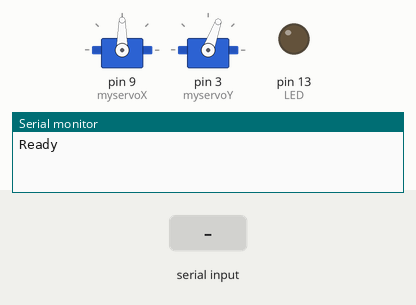
A sketch run on a simulated Arduino Uno, built with avr-gcc and run on an emulated ATmega328P. Shown: 2 × servo, output pins drawn as LEDs (lit = HIGH), the last lines printed to the serial monitor. The test bench sets the inputs (shaded band).

Above: at 1.2 s.
1.3 s: "90,45\n" received over Serial
At 2.1 s:
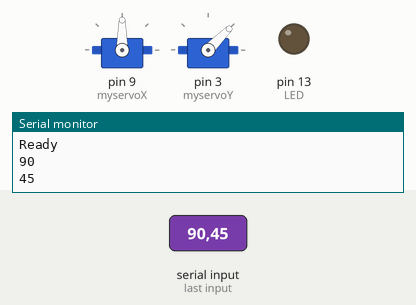
4.3 s: "30,150\n" received over Serial
At 5.6 s:
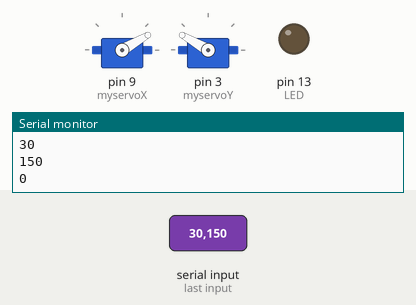
7.3 s: "200\n" received over Serial
At 8.6 s:
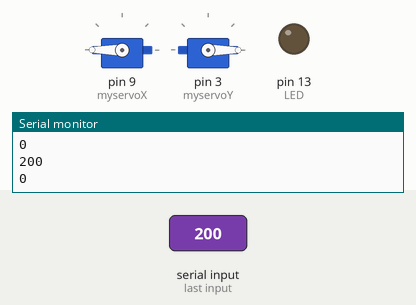
9.8 s: "1,90\n" received over Serial
At 10.9 s:
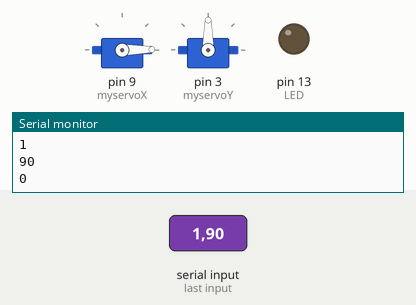
12.8 s: "90\n" received over Serial
At 15.0 s:
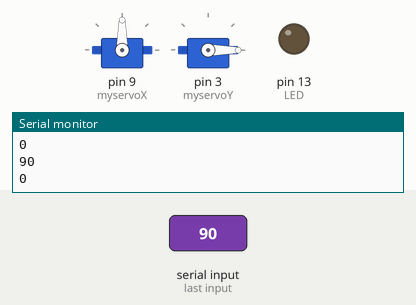
15.3 s: "1,90,45\n" received over Serial
At 17.1 s:
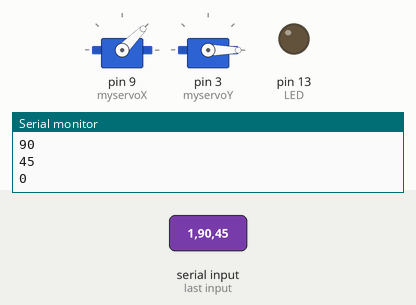
Timing chart, 0 to 18.6 s (numbered marks = the images above; inputs shaded):
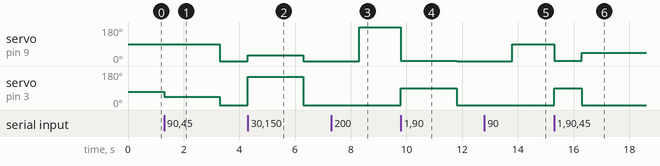

Measured:
- after the input at 1.3 s, servo on pin 9 (myservoX): 90° → 0° after 2.0 s; servo on pin 3 (myservoY): 70° → 45° at once, → 0° 2.0 s later
- after the input at 4.3 s, servo on pin 9 (myservoX): 0° → 30° at once, → 0° 2.0 s later; servo on pin 3 (myservoY): 0° → 150° at once, → 0° 2.0 s later
- after the input at 7.3 s, servo on pin 9 (myservoX): 0° → 180° after 1.0 s
- after the input at 9.8 s, servo on pin 9 (myservoX): 180° → 1° at once, → 0° 2.0 s later; servo on pin 3 (myservoY): 0° → 90° at once, → 0° 2.0 s later
- after the input at 12.8 s, servo on pin 9 (myservoX): 0° → 90° after 1.0 s
- after the input at 15.3 s, servo on pin 9 (myservoX): 90° → 1° at once, → 45° 1.0 s later; servo on pin 3 (myservoY): 0° → 90° at once, → 0° 1.0 s later

The sketch:

PySerialServo.ino
```cpp
#include <Servo.h>

#define LED 13

Servo myservoX;  // create servo object to control a servo
Servo myservoY;                // a maximum of eight servo objects can be created

int posX = 0;    // variable to store the servo position
int posY = 0;

void setup()
{
  pinMode(LED, OUTPUT);

  Serial.begin(115200);
  Serial.println("Ready");

  myservoX.attach(9);  // attaches the servo on pin 9 to the servo object
  myservoY.attach(3);
  myservoX.write(90);
  myservoY.write(70);
}


void loop()
{
    if(Serial.available()){
    posX = Serial.parseInt();
    Serial.println(posX);
    posY = Serial.parseInt();
    Serial.println(posY);

    myservoX.write(posX);
    myservoY.write(posY);


  }

//  myservoX.write(int(pos)*10);
}
```
